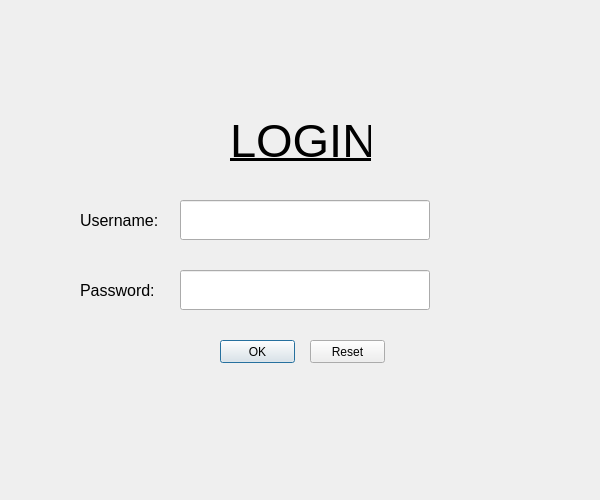
<?xml version="1.0" encoding="UTF-8"?>
<ui version="4.0">
 <class>Login</class>
 <widget class="QDialog" name="Login">
  <property name="geometry">
   <rect>
    <x>0</x>
    <y>0</y>
    <width>600</width>
    <height>500</height>
   </rect>
  </property>
  <property name="windowTitle">
   <string>Application</string>
  </property>
  <property name="autoFillBackground">
   <bool>false</bool>
  </property>
  <widget class="QLineEdit" name="username">
   <property name="geometry">
    <rect>
     <x>180</x>
     <y>200</y>
     <width>250</width>
     <height>40</height>
    </rect>
   </property>
  </widget>
  <widget class="QLineEdit" name="password">
   <property name="geometry">
    <rect>
     <x>180</x>
     <y>270</y>
     <width>250</width>
     <height>40</height>
    </rect>
   </property>
   <property name="inputMask">
    <string/>
   </property>
   <property name="text">
    <string/>
   </property>
   <property name="echoMode">
    <enum>QLineEdit::Password</enum>
   </property>
   <property name="readOnly">
    <bool>false</bool>
   </property>
   <property name="placeholderText">
    <string/>
   </property>
   <property name="clearButtonEnabled">
    <bool>false</bool>
   </property>
  </widget>
  <widget class="QLabel" name="label">
   <property name="geometry">
    <rect>
     <x>80</x>
     <y>200</y>
     <width>91</width>
     <height>41</height>
    </rect>
   </property>
   <property name="font">
    <font>
     <pointsize>12</pointsize>
    </font>
   </property>
   <property name="text">
    <string>Username:</string>
   </property>
  </widget>
  <widget class="QLabel" name="label_2">
   <property name="geometry">
    <rect>
     <x>80</x>
     <y>270</y>
     <width>91</width>
     <height>41</height>
    </rect>
   </property>
   <property name="font">
    <font>
     <pointsize>12</pointsize>
    </font>
   </property>
   <property name="text">
    <string>Password:</string>
   </property>
  </widget>
  <widget class="QPushButton" name="login">
   <property name="geometry">
    <rect>
     <x>220</x>
     <y>340</y>
     <width>75</width>
     <height>23</height>
    </rect>
   </property>
   <property name="text">
    <string>OK</string>
   </property>
  </widget>
  <widget class="QPushButton" name="reset">
   <property name="geometry">
    <rect>
     <x>310</x>
     <y>340</y>
     <width>75</width>
     <height>23</height>
    </rect>
   </property>
   <property name="text">
    <string>Reset</string>
   </property>
  </widget>
  <widget class="QLabel" name="label_3">
   <property name="geometry">
    <rect>
     <x>230</x>
     <y>110</y>
     <width>141</width>
     <height>61</height>
    </rect>
   </property>
   <property name="font">
    <font>
     <pointsize>35</pointsize>
     <underline>true</underline>
    </font>
   </property>
   <property name="text">
    <string>LOGIN</string>
   </property>
  </widget>
 </widget>
 <resources/>
 <connections/>
</ui>
